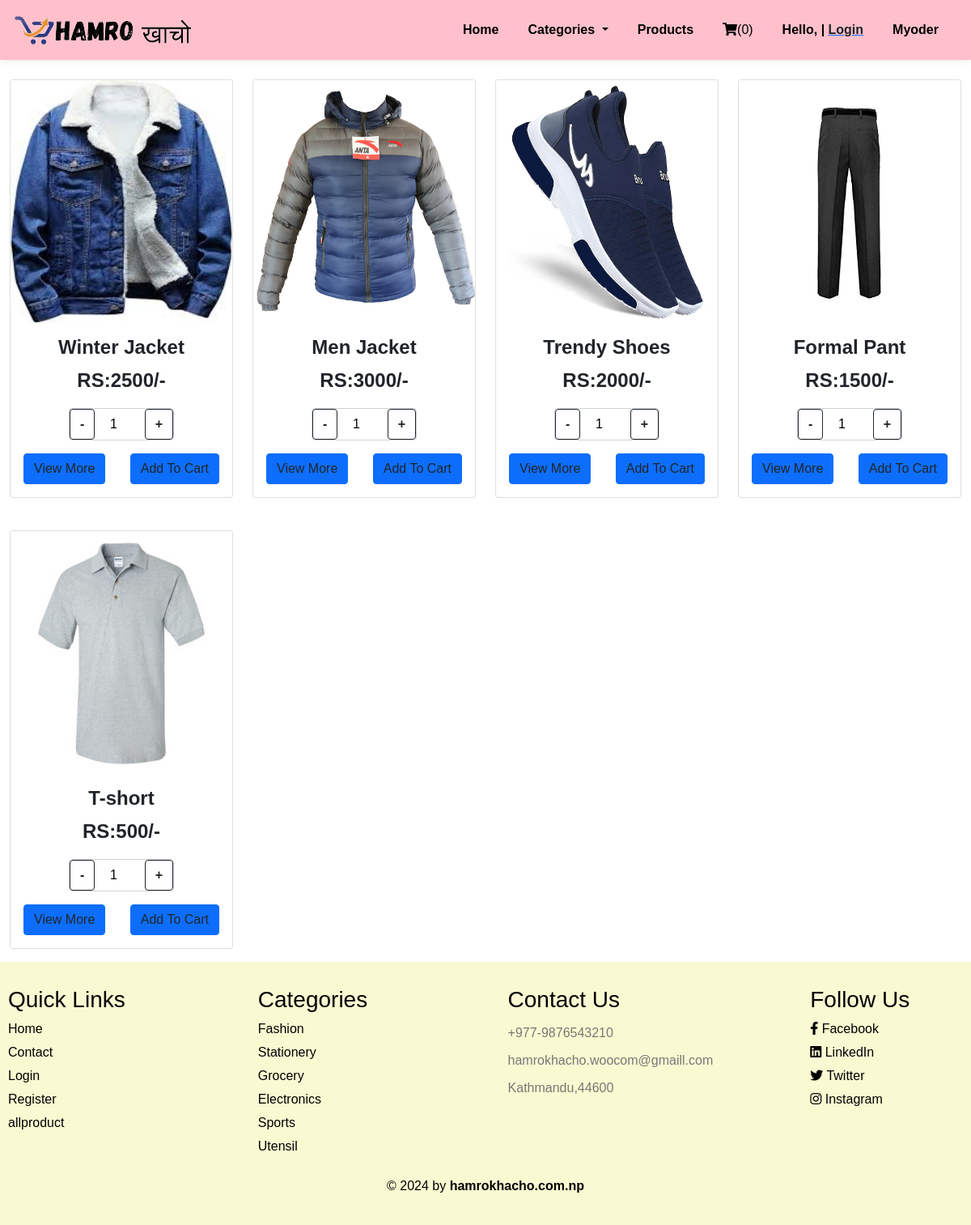
The page /user/fashion.php on the database its author committed.
### tables this page shows
CREATE TABLE `addproduct` (
  `Id` int(20) NOT NULL,
  `PName` varchar(100) NOT NULL,
  `PPrice` varchar(100) NOT NULL,
  `PImage` varchar(200) NOT NULL,
  `PDetails` varchar(100) DEFAULT NULL,
  `PCategory` varchar(100) NOT NULL
);

### user/fashion.php (the view, shortened to what this page needs)
<!DOCTYPE html>
<html lang="en">
<head>
    <link href="https://cdn.jsdelivr.net/npm/bootstrap@5.0.1/dist/css/bootstrap.min.css" rel="stylesheet">
    <?php include 'navigation.php'; ?>
</head>
<body>
    <div class="container-fluid">
        <div class="row bg-white">
            <?php
            include 'db_addproduct.php';
            $Record = mysqli_query($conn, "select * from addproduct");
            while ($row = mysqli_fetch_array($Record)) {
                $check_page = $row['PCategory'];
                if($check_page=='Fashion'){
                echo "
                <div class='col-lg-3 col-md-4 col-sm-6 mt-4 mb-3'>
                    <form action ='insertcart.php' method='POST'>
                        <div class='card m-auto'>
                            <img src='../admin/product/$row[PImage]' class='card-img-top' height='300px' width='300px'>
                            <div class='card-body text-center'>
                                <h5 class='card-title fs-4 fw-bold'>$row[PName]</h5>
                                <div class='details'>
                                    <p class='card-text'>$row[PDetails]</p>
                                </div>
                                <p class='card-text fw-bold fs-4'>RS:$row[PPrice]</p>
                                <input type='hidden' name='PName' value='$row[PName]'>
                                <input type='hidden' name='PPrice' value='$row[PPrice]'>
                                <div class='quantity'>
                                    <button type='button' class='btn quantity-minus border border-dark bg-white fs-0 fw-bold' onclick='this.parentNode.querySelector(\"input[type=number]\").stepDown()'>-</button>
                                    <input class='fs-0' type='number' name='PQuantity' value='1' min='1' max='20' placeholder='Quantity'>
                                    <button type='button' class='btn quantity-plus border border-dark bg-white fs-0 fw-bold' onclick='this.parentNode.querySelector(\"input[type=number]\").stepUp()'>+</button>
                                </div>
                                <div class='d-flex justify-content-between align-items-center mt-3'>
                                    <button type='button' class='btn btn-primary view-more text-dark' data-bs-toggle='modal' data-bs-target='#productModal'>View More</button>
                                    <input type='submit' name='addCart' class='btn btn-primary text-dark' value='Add To Cart'>
                                </div>
                            </div>
                        </div>
                    </form>
                </div>
                ";
            }
        }
            ?>
        </div>
    </div>
    <?php include 'footer.php'; ?>
</body>
</html>

### user/navigation.php (style rules this page uses)
body { font-family: 'Roboto', sans-serif; margin: 0; padding: 0; }
.text-dark { color: black !important; }

### user/fashion.php (style rules this page uses)
.quantity { display: flex; justify-content: center; align-items: center; border: 1px solid #ced4da; border-radius: .25rem; overflow: hidden; width: 130px; margin: 0 auto; }
.quantity input { border: none; width: 100%; text-align: center; justify-content: center; }
.quantity button { border: none; background: none; cursor: pointer; outline: none; padding: 5 10px; }
.view-more { background-color: #007bff; color: white; }

### user/footer.php (style rules this page uses)
body { font-family: Arial, sans-serif; margin: 0; padding: 0; box-sizing: border-box; text-align: center; }

### rows shown on the page
addproduct: PImage (picture), PName "Winter Jacket", PPrice "2500/-"
addproduct: PImage (picture), PName "Men Jacket", PPrice "3000/-"
addproduct: PImage (picture), PName "Trendy Shoes", PPrice "2000/-"
addproduct: PImage (picture), PName "Formal Pant", PPrice "1500/-"
addproduct: PImage (picture), PName "T-short", PPrice "500/-"

### other values the page prints
$count "0"
